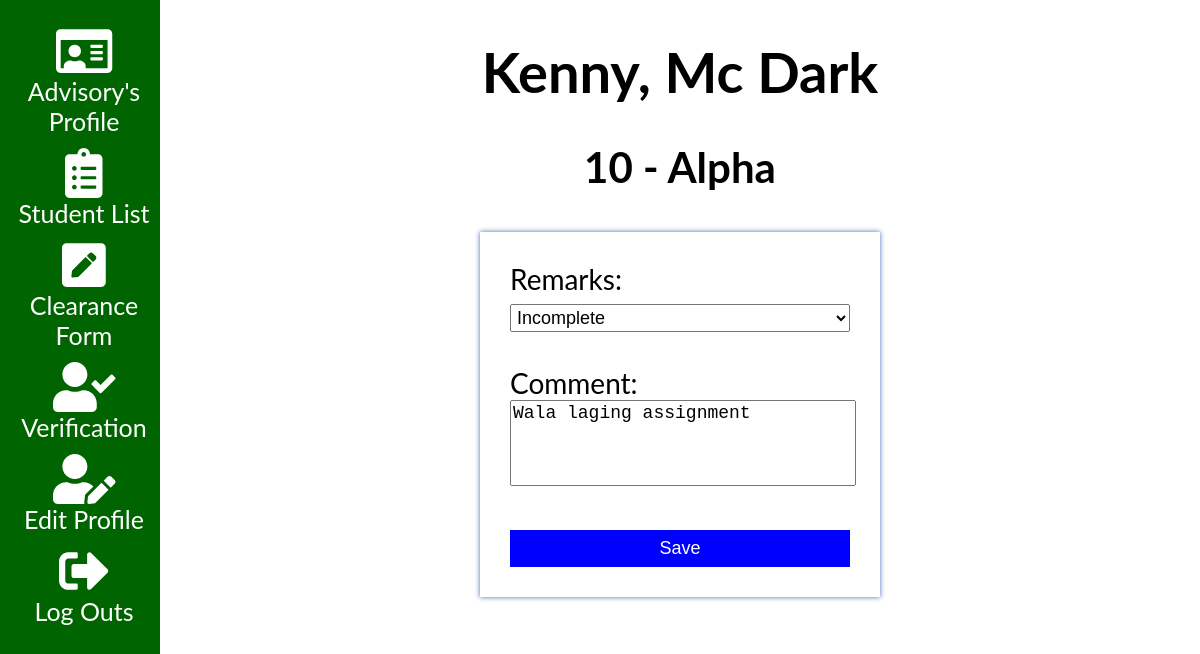
Page /clearance-edit.php?student_id=3 (signed in) on the committed database.
### tables this page shows
CREATE TABLE `student` (
  `student_id` int(11) NOT NULL,
  `first_name` varchar(50) NOT NULL,
  `middle_name` varchar(50) DEFAULT NULL,
  `last_name` varchar(50) NOT NULL,
  `grade` int(2) NOT NULL,
  `section_id` int(11) NOT NULL,
  `lrn` bigint(15) NOT NULL,
  `gender` enum('Male','Female') NOT NULL,
  `contact_number` bigint(15) NOT NULL,
  `birthday` date NOT NULL,
  `address` varchar(50) NOT NULL,
  `username` varchar(50) NOT NULL,
  `password` varchar(50) NOT NULL,
  `status` enum('Pending','Verified') NOT NULL
);

CREATE TABLE `section` (
  `section_id` int(11) NOT NULL,
  `section_name` varchar(50) NOT NULL
);

CREATE TABLE `clearance` (
  `clearance_id` int(11) NOT NULL,
  `lesson_plan_id` int(11) NOT NULL,
  `student_id` int(11) NOT NULL,
  `remarks` enum('Complete','Incomplete','Pending') NOT NULL,
  `comment` varchar(100) NOT NULL,
  `date_time_created` datetime NOT NULL,
  `date_time_updated` datetime NOT NULL
);

### clearance-edit.php (the view, shortened to what this page needs)
<?php
$conn = connect();
$current_id = $_SESSION['teacher_id'];
$student_id=$_REQUEST['student_id'];
$query1 = "SELECT * FROM student a
JOIN clearance b ON a.student_id = b.student_id
JOIN section c ON a.section_id = c.section_id
JOIN lesson_plan d ON b.lesson_plan_id = d.lesson_plan_id
WHERE a.student_id = $student_id
AND d.teacher_id = $current_id";
$result1 = mysqli_query($conn, $query1) or die ( mysqli_error());
$row1 = mysqli_fetch_assoc($result1);
?>
<!DOCTYPE html>
<html>
<head>
<link rel="stylesheet" href="resources/css/style.css">
</head>
<body>
        <?php include "resources/plugins/teachersidenav.php" ?>
        <div class="main">
        <center><h1><?php if($row1['middle_name'] != null){ echo $row1['last_name'] . ', ' .$row1['first_name'] . ' '. $row1['middle_name'];}else{ echo $row1['last_name'] . ', ' .$row1['first_name'];} ?></h1>
        <h2>10 - <?php echo $row1['section_name']?></h2></center>
        <div class="container">
        <div class="content">
        <form method="post">
            <label>Remarks: </label>
            <select name="Remarks" id="Remarks">
                    <option value="Incomplete" <?php if($row1['remarks'] == "Incomplete"){?> selected <?php } ?> >Incomplete</option>
			  </select>
              <br><br>
              <label>Comment: </label>
              <textarea id="Comment" name="Comment" rows="4" cols="50" class="Comment"><?php if($row1['comment'] != null){echo $row1['comment'];} ?></textarea>
              <br><br>
            <input type="submit" value="Save" name="Save">
        </form>
        </div>
        </div>
        </div>
</body>
</html>

### resources/css/style.css (style rules this page uses)
body { font-family: "Lato", sans-serif; }
.main { margin-left: 160px; font-size: 28px; padding: 0px 10px; }
.container { margin: 40px auto; width: 400px; }
.content { padding: 30px; background-color: white; box-shadow: 0 0 5px #4267b2; }
input[type=submit] { background-color: #0400fd; }
h2 { text-align: center; }
textarea { width: 100%; }
select { font-family: Fontin, Arial, Verdana; font-size: 18px; width: 100%; padding: 2px }
input { font-family: Fontin, Arial, Verdana; width: 100%; font-size: 18px; padding: 2px; }
input[type=submit] { color: white; cursor: pointer; background-color:blue; border: none; padding: 8px; }
.container2, h2 { margin: 20px auto; width: 400px; margin-left: auto; margin-right: auto; }
.Comment { resize: none; font-size: 18px; }

### rows in the picture
student: last_name "Kenny", first_name "Mc", middle_name "Dark", section.section_name "Alpha"
clearance: Remarks "Incomplete", Comment "Wala laging assignment"
